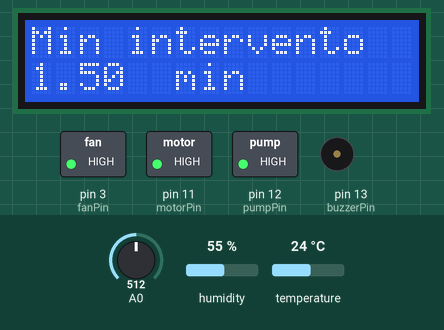
Recording of a sketch running on a simulated Arduino Uno, built with avr-gcc and run on an emulated ATmega328P. Shown: 16×2 character LCD, switched loads named in the sketch (green lamp = pin HIGH), buzzer (waves = sounding, pin HIGH). The test bench sets the inputs (shaded band); at power-on: A0 = 512, humidity 55 %, temperature 24 °C. What the sketch prints to the serial monitor is not drawn.

Above: at 3.7 s.
3.8 s: A0 set to 631
5.3 s: A0 set to 662
At 5.4 s:
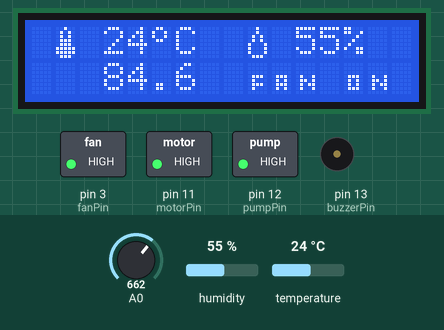
7.0 s: A0 set to 20
At 7.8 s:
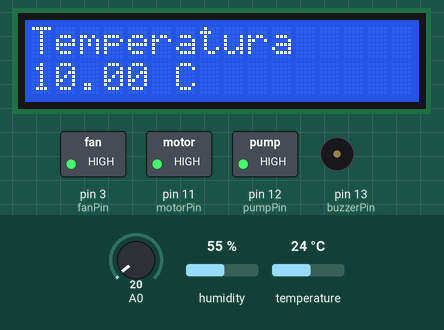
8.5 s: humidity set to 73 %
10.3 s: humidity set to 76 %
At 13.2 s:
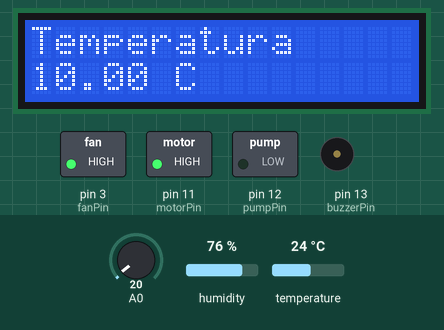
13.6 s: temperature set to 10.5 °C
16.3 s: temperature set to 9.3 °C
At 19.5 s:
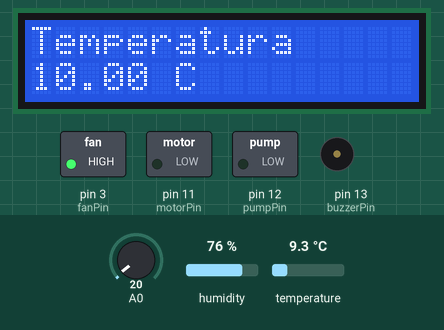
Timing chart, 0 to 21.0 s (numbered marks = the images above; inputs shaded):
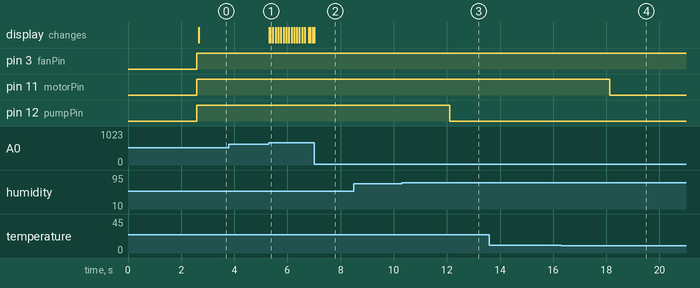

The sketch:

Riperduino.ino
```cpp
/*

   _____          __                .__           _________              __
  /  _  \   _____/  |_  ____   ____ |__| ____    /   _____/____    _____/  |_  ___________  ____
 /  /_\  \ /    \   __\/  _ \ /    \|  |/  _ \   \_____  \\__  \  /    \   __\/  _ \_  __ \/  _ \
/    |    \   |  \  | (  <_> )   |  \  (  <_> )  /        \/ __ \|   |  \  | (  <_> )  | \(  <_> )
\____|__  /___|  /__|  \____/|___|  /__|\____/  /_______  (____  /___|  /__|  \____/|__|   \____/
        \/     \/                 \/                    \/     \/     \/

*/

// gestione retroilluminazione
// ram del display che glitcha
// funzione di deumidificazione

#include <LiquidCrystal.h>
#include <dht.h>

#define DHT22_PIN 2

#define buzzerPin 13

#define btnRIGHT  0
#define btnUP     1
#define btnDOWN   2
#define btnLEFT   3
#define btnSELECT 4
#define btnNONE   5

#define RS        8
#define E         9
#define D4        4
#define D5        5
#define D6        6
#define D7        7

#define motorPin  11 // motore frigo
#define pumpPin   12 // ventola umidità
#define fanPin    3 // ventola

// default
#define TEMP      10
#define HUMID     75
#define TIME      1.5 // minutes

#define MAX_TEMP  30
#define MIN_TEMP  0
#define MAX_HUM   95
#define MIN_HUM   0
#define MAX_PER   5 // minutes
#define MIN_PER   0

// INPUT VARIABLES
const int numOfInputs=5;
unsigned long lastDebounceTime[numOfInputs] = {0,0,0,0,0};
unsigned long debounceDelay = 50;
bool lastInputState[numOfInputs] = {LOW,LOW,LOW,LOW,LOW};
bool inputState[numOfInputs] = {LOW,LOW,LOW,LOW,LOW};
bool currentState[numOfInputs] = {LOW,LOW,LOW,LOW,LOW};
bool inputFlag[numOfInputs] = {LOW,LOW,LOW,LOW,LOW};
int adc_key_in = 0;
int reading = btnNONE;
dht DHT;

// LCD LOGIC
LiquidCrystal lcd(RS,E,D4,D5,D6,D7);
const int numOfScreens = 4;
int currentScreen = 0;
String screens[numOfScreens][2] = {{"", ""}, {"Temperatura", "C"}, {"Umidita'", "%"}, {"Min intervento", "min"}};
float parameters[numOfScreens] = {0,TEMP,HUMID,TIME};
float edges[numOfScreens][2] = {{0,0}, {MIN_TEMP,MAX_TEMP}, {MIN_HUM,MAX_HUM}, {MIN_PER,MAX_PER}};
unsigned long jumpToDefaultScreenDelay = 30*1000; // milliseconds
unsigned long jumpToDefaultScreenTime = 0;
bool canSpam = false;
unsigned long refreshDelay = 2*1000; // milliseconds
unsigned long refreshTime = 0;

byte degree[8] = {
  0b01100,
	0b10010,
	0b10010,
	0b01100,
	0b00000,
	0b00000,
	0b00000,
	0b00000
};

byte thermometer[8] = {
  0b00100,
  0b01010,
  0b01010,
  0b01110,
  0b01110,
  0b11111,
  0b11111,
  0b01110
};

byte dropper[8] = {
  0b00100,
  0b00100,
  0b01010,
  0b01010,
  0b10001,
  0b10001,
  0b10001,
  0b01110
};

byte F[8] = {
	0b00000,
	0b00000,
	0b00000,
	0b01110,
	0b01000,
	0b01110,
	0b01000,
	0b00000
};

byte A[8] = {
	0b00000,
	0b00000,
	0b00000,
	0b01110,
	0b01010,
	0b01110,
	0b01010,
	0b00000
};

byte N[8] = {
	0b00000,
	0b00000,
	0b00000,
	0b01001,
	0b01101,
	0b01011,
	0b01001,
	0b00000
};

byte O[8] = {
	0b00000,
	0b00000,
	0b00000,
	0b01110,
	0b01010,
	0b01010,
	0b01110,
	0b00000
};

// RELAYS LOGIC
float T = TEMP;
float H = HUMID;
float P = TIME; // minutes
float currentTemp;
float currentHum;
bool tempIsHigh;
bool waitingForTemp;
float tempThreshold = 2;
bool humIsLow;
bool waitingForHum;
float humThreshold = 3;
bool isTime = true;
unsigned long period = 0;
unsigned long lastReading = 0;
unsigned long pollingRate = 3*1000; // milliseconds

void setup() {
  Serial.begin(115200);
  lcd.begin(16, 2);
  pinMode(fanPin,OUTPUT);
  pinMode(pumpPin,OUTPUT);
  pinMode(motorPin,OUTPUT);
  pinMode(buzzerPin,OUTPUT);
  lcd.createChar(0, degree);
  lcd.createChar(1, thermometer);
  lcd.createChar(2, dropper);
  lcd.createChar(3, F);
  lcd.createChar(4, A);
  lcd.createChar(5, N);
  lcd.createChar(6, O);
  readSensor();
  lcd.setCursor(2,0);
  lcd.print("v0.93-beta");
  delay(2500);
}

void loop() {
  takeMeasurements();
  manageRelays();
  getInput();
  printLCD();
}

void getInput(){
  reading = getButton();
  for(int i=0; i<numOfInputs; i++){
    if(reading == i) currentState[i] = HIGH;
    else currentState[i] = LOW;
    if(currentState[i] && !lastInputState[i] && millis()-lastDebounceTime[i] > debounceDelay){
      inputFlag[i] = HIGH;
      lastDebounceTime[i] = millis();
    }
    else if(currentState[i] && lastInputState[i] && millis()-lastDebounceTime[i] > debounceDelay+150 && canSpam){
      inputFlag[i] = HIGH;
      lastDebounceTime[i] = millis();
    }
    else inputFlag[i] = LOW;
    if(inputFlag[i]) getOutput(i);
    if(reading == i) lastInputState[i] = HIGH;
    else lastInputState[i] = LOW;
  }
}

int getButton(){
  adc_key_in = analogRead(0);

  if (adc_key_in > 1000) return btnNONE;
  if (adc_key_in < 50)   return btnRIGHT;
  if (adc_key_in < 250)  return btnUP;
  if (adc_key_in < 450)  return btnDOWN;
  if (adc_key_in < 650)  return btnLEFT;
  if (adc_key_in < 850)  return btnSELECT;

  return btnNONE;
}

void getOutput(int button){
  switch (button) {

    case btnLEFT:
      Serial.println("LEFT");
      lcd.clear();
      if(currentScreen == 0 || currentScreen == 1) currentScreen = numOfScreens-1;
      else currentScreen--;
      jumpToDefaultScreenTime = millis();
      canSpam = false;
      break;

    case btnRIGHT:
      Serial.println("RIGHT");
      lcd.clear();
      if(currentScreen == numOfScreens-1) currentScreen = 1;
      else currentScreen++;
      jumpToDefaultScreenTime = millis();
      canSpam = false;
      break;

    case btnUP:
      Serial.println("UP");
      if(parameters[currentScreen] < edges[currentScreen][1]) parameters[currentScreen] += 0.5;
      jumpToDefaultScreenTime = millis();
      canSpam = true;
      break;

    case btnDOWN:
      Serial.println("DOWN");
      if(edges[currentScreen][0] < parameters[currentScreen]) parameters[currentScreen] -= 0.5;
      jumpToDefaultScreenTime = millis();
      canSpam = true;
      break;

    case btnSELECT:
      Serial.println("SELECT");
      T = parameters[1];
      H = parameters[2];
      P = parameters[3];
      lcd.clear();
      currentScreen = 0;
      canSpam = false;
      break;

    default:
      break;
  }
}

void printLCD(){
  if(currentScreen == 0){
    lcd.setCursor(1,0);
    lcd.write((uint8_t)1);
    lcd.print(" ");
    lcd.print(currentTemp,0);
    lcd.write((uint8_t)0);
    lcd.print("C  ");
    lcd.write((uint8_t)2);
    lcd.print(" ");
    lcd.print(currentHum,0);
    lcd.print("%  ");
    lcd.setCursor(3,1);
    if(P != 0)  lcd.print(abs(((P*60*1000)+period-millis())/1000),1);
    printFan(9);
  }
  else{
    lcd.setCursor(0,0);
    lcd.print(screens[currentScreen][0]);
    lcd.setCursor(0,1);
    lcd.print(parameters[currentScreen]);
    lcd.print(" ");
    lcd.setCursor(6,1);
    lcd.print(screens[currentScreen][1]);
    if(millis() - jumpToDefaultScreenTime > jumpToDefaultScreenDelay){
      Serial.println("Jumping to default screen");
      lcd.clear();
      currentScreen = 0;
    }
  }
}

void printFan(int cursor){
  lcd.setCursor(cursor,1);
  lcd.write((uint8_t)3);
  lcd.write((uint8_t)4);
  lcd.write((uint8_t)5);
  lcd.print(" ");
  if(isTime){
    lcd.write((uint8_t)6);
    lcd.write((uint8_t)5);
    lcd.print(" ");
  }
  else{
    lcd.write((uint8_t)6);
    lcd.write((uint8_t)3);
    lcd.write((uint8_t)3);
  }
}

void takeMeasurements(){
  if(millis() - lastReading > pollingRate) readSensor();

  if(P == 0){
    isTime = true;
  }
  else if(millis() - period >= P*60*1000){
    isTime = !isTime;
    period = millis();
  }

  if(currentTemp > T && !waitingForTemp){
    tempIsHigh = true;
  }
  else if(currentTemp < T+tempThreshold){
    waitingForTemp = true;
  }
  else{
    tempIsHigh = false;
    waitingForTemp = false;
  }

  if(currentHum < H && !waitingForHum){
    humIsLow = true;
  }
  else if(currentHum > H-humThreshold){
    waitingForHum = true;
  }
  else{
    humIsLow = false;
    waitingForHum = false;
  }
}

void readSensor(){
  int chk = DHT.read22(DHT22_PIN);
  Serial.print(millis()/1000);
  Serial.print(". ");

    switch (chk)
    {
    case DHTLIB_OK:
        Serial.print("OK ~ ");
        currentTemp = DHT.temperature;
        currentHum = DHT.humidity;
        break;
    case DHTLIB_ERROR_CHECKSUM:
        Serial.print("Checksum error ~ ");
        lcd.clear();
        lcd.setCursor(0,0);
        lcd.print("Checksum error");
        delay(1000);
        tone(buzzerPin,10000,1000);
        lcd.clear();
        break;
    case DHTLIB_ERROR_TIMEOUT:
        Serial.print("Time out error ~ ");
        lcd.clear();
        lcd.setCursor(0,0);
        lcd.print("Time out error");
        delay(1000);
        tone(buzzerPin,10000,1000);
        lcd.clear();
        break;
    case DHTLIB_ERROR_CONNECT:
        Serial.print("Connect error ~ ");
        lcd.clear();
        lcd.setCursor(0,0);
        lcd.print("Connect error");
        delay(1000);
        tone(buzzerPin,10000,1000);
        lcd.clear();
        break;
    case DHTLIB_ERROR_ACK_L:
        Serial.print("Ack Low error ~ ");
        lcd.clear();
        lcd.setCursor(0,0);
        lcd.print("Ack Low error");
        delay(1000);
        tone(buzzerPin,10000,1000);
        lcd.clear();
        break;
    case DHTLIB_ERROR_ACK_H:
        Serial.print("Ack High error ~ ");
        lcd.clear();
        lcd.setCursor(0,0);
        lcd.print("Ack High error");
        delay(1000);
        tone(buzzerPin,10000,1000);
        lcd.clear();
        break;
    default:
        Serial.print("Unknown error ~ ");
        lcd.clear();
        lcd.setCursor(0,0);
        lcd.print("Unknown error");
        delay(1000);
        tone(buzzerPin,10000,1000);
        lcd.clear();
        break;
    }

  Serial.print("Temperature: ");
  Serial.print(currentTemp);
  Serial.print(" C ~ Humidity: ");
  Serial.print(currentHum);
  Serial.print(" %\n");
  lastReading = millis();
}

void manageRelays(){
  relay1();
  relay2();
  relay3();
  if(millis() - refreshTime > refreshDelay){
    lcd.begin(16,2);
    lcd.createChar(0, degree);
    lcd.createChar(1, thermometer);
    lcd.createChar(2, dropper);
    lcd.createChar(3, F);
    lcd.createChar(4, A);
    lcd.createChar(5, N);
    lcd.createChar(6, O);
    refreshTime = millis();
  }
}

void relay1(){
  if(tempIsHigh && !waitingForTemp) decreaseTemp();
  else increaseTemp();
}

void relay2(){
  if(humIsLow && !waitingForHum) increaseHum();
  else decreaseHum();
}

void relay3(){
  if(isTime) turnFanOn();
  else turnFanOff();
}

void increaseTemp(){
  digitalWrite(motorPin,LOW);
}

void decreaseTemp(){
  digitalWrite(motorPin,HIGH);
}

void increaseHum(){
  digitalWrite(pumpPin,HIGH);
}

void decreaseHum(){
  digitalWrite(pumpPin,LOW);
}

void turnFanOn(){
  digitalWrite(fanPin,HIGH);
}

void turnFanOff(){
  digitalWrite(fanPin,LOW);
}

// void getInput2(){
//   reading = getButton();
//   for(int i=0; i<numOfInputs; i++){
//     if(reading == i) currentState[i] = HIGH;
//     else currentState[i] = LOW;
//
//     if(currentState[i] != lastInputState[i]){
//       lastDebounceTime[i] = millis();
//     }
//
//     if((millis() - lastDebounceTime[i]) > debounceDelay){
//       if(currentState[i] != inputState[i]){
//         inputState[i] = lastInputState[i];
//         if(inputState[i] == HIGH){
//           getOutput(i);
//         }
//       }
//       if(currentState[i] && inputState[i] && (millis() - lastDebounceTime[i]) > debounceDelay+150 && canSpam){
//           getOutput(i);
//           lastDebounceTime[i] = millis();
//       }
//     }
//
//     if(reading == i) lastInputState[i] = HIGH;
//     else lastInputState[i] = LOW;
//   }
// }
```

Measured:
- the behaviour switches between 649 and 650 on A0 (found by bisection; images 0 and 1)
- the behaviour switches between 74 and 75 % on humidity (found by bisection; images 2 and 3)
- the behaviour switches between 10.1 and 10 °C on temperature (found by bisection; images 3 and 4)
- after the input at 3.8 s, every drawn part: stays the same
- after the input at 5.3 s, the display: first changes at once (image 1 shows a later state)
- after the input at 7.0 s, the display: changes at once (image 2)
- after the input at 8.5 s, every drawn part: stays the same
- after the input at 10.3 s, pin 12 (pumpPin): HIGH → LOW after 1.8 s
- after the input at 13.6 s, every drawn part: stays the same
- after the input at 16.3 s, pin 11 (motorPin): HIGH → LOW after 1.8 s
